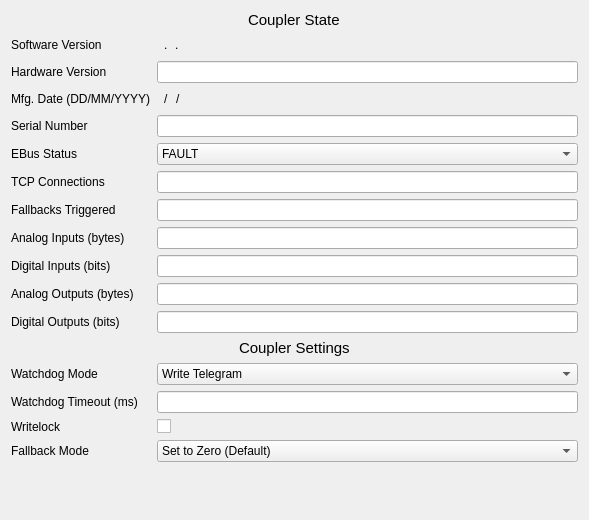
<?xml version="1.0" encoding="UTF-8"?>
<ui version="4.0">
 <class>Form</class>
 <widget class="PyDMFrame" name="Form">
  <property name="geometry">
   <rect>
    <x>0</x>
    <y>0</y>
    <width>589</width>
    <height>520</height>
   </rect>
  </property>
  <property name="windowTitle">
   <string>EK9000 Coupler Settings</string>
  </property>
  <layout class="QGridLayout" name="gridLayout">
   <item row="8" column="1">
    <widget class="PyDMLineEdit" name="PyDMLineEdit_5">
     <property name="toolTip">
      <string/>
     </property>
     <property name="readOnly">
      <bool>true</bool>
     </property>
     <property name="channel" stdset="0">
      <string>ca://${EK9K}:AnalogInputSize</string>
     </property>
    </widget>
   </item>
   <item row="10" column="1">
    <widget class="PyDMLineEdit" name="PyDMLineEdit_7">
     <property name="toolTip">
      <string/>
     </property>
     <property name="readOnly">
      <bool>true</bool>
     </property>
     <property name="channel" stdset="0">
      <string>ca://${EK9K}:AnalogOutputSize</string>
     </property>
    </widget>
   </item>
   <item row="4" column="1">
    <widget class="PyDMLineEdit" name="PyDMLineEdit_9">
     <property name="toolTip">
      <string/>
     </property>
     <property name="readOnly">
      <bool>true</bool>
     </property>
     <property name="channel" stdset="0">
      <string>ca://${EK9K}:SerialNumber</string>
     </property>
    </widget>
   </item>
   <item row="7" column="1">
    <widget class="PyDMLineEdit" name="PyDMLineEdit_4">
     <property name="toolTip">
      <string/>
     </property>
     <property name="readOnly">
      <bool>true</bool>
     </property>
     <property name="channel" stdset="0">
      <string>ca://${EK9K}:FallbacksTriggered</string>
     </property>
    </widget>
   </item>
   <item row="13" column="0" colspan="2" alignment="Qt::AlignHCenter">
    <widget class="PyDMLabel" name="PyDMLabel_20">
     <property name="font">
      <font>
       <pointsize>11</pointsize>
      </font>
     </property>
     <property name="toolTip">
      <string/>
     </property>
     <property name="text">
      <string>Coupler Settings</string>
     </property>
    </widget>
   </item>
   <item row="14" column="1">
    <widget class="PyDMEnumComboBox" name="PyDMEnumComboBox">
     <property name="toolTip">
      <string/>
     </property>
     <property name="channel" stdset="0">
      <string>ca://${EK9K}:WatchdogType</string>
     </property>
     <item>
      <property name="text">
       <string>Write Telegram</string>
      </property>
     </item>
     <item>
      <property name="text">
       <string>Telegram (Default)</string>
      </property>
     </item>
     <item>
      <property name="text">
       <string>Disable</string>
      </property>
     </item>
    </widget>
   </item>
   <item row="2" column="0">
    <widget class="PyDMLabel" name="PyDMLabel_7">
     <property name="toolTip">
      <string/>
     </property>
     <property name="text">
      <string>Hardware Version</string>
     </property>
    </widget>
   </item>
   <item row="3" column="0">
    <widget class="PyDMLabel" name="PyDMLabel_8">
     <property name="toolTip">
      <string/>
     </property>
     <property name="text">
      <string>Mfg. Date (DD/MM/YYYY)</string>
     </property>
    </widget>
   </item>
   <item row="1" column="1">
    <layout class="QHBoxLayout" name="horizontalLayout_3">
     <property name="spacing">
      <number>0</number>
     </property>
     <item>
      <widget class="PyDMLabel" name="PyDMLabel_25">
       <property name="sizePolicy">
        <sizepolicy hsizetype="Minimum" vsizetype="Preferred">
         <horstretch>0</horstretch>
         <verstretch>0</verstretch>
        </sizepolicy>
       </property>
       <property name="toolTip">
        <string/>
       </property>
       <property name="channel" stdset="0">
        <string>ca://${EK9K}:SoftwareVersionMain</string>
       </property>
      </widget>
     </item>
     <item alignment="Qt::AlignHCenter">
      <widget class="PyDMLabel" name="PyDMLabel_24">
       <property name="sizePolicy">
        <sizepolicy hsizetype="Minimum" vsizetype="Preferred">
         <horstretch>0</horstretch>
         <verstretch>0</verstretch>
        </sizepolicy>
       </property>
       <property name="toolTip">
        <string/>
       </property>
       <property name="text">
        <string>.</string>
       </property>
      </widget>
     </item>
     <item>
      <widget class="PyDMLabel" name="PyDMLabel_23">
       <property name="sizePolicy">
        <sizepolicy hsizetype="Minimum" vsizetype="Preferred">
         <horstretch>0</horstretch>
         <verstretch>0</verstretch>
        </sizepolicy>
       </property>
       <property name="toolTip">
        <string/>
       </property>
       <property name="channel" stdset="0">
        <string>ca://${EK9K}:SoftwareVersionSub</string>
       </property>
      </widget>
     </item>
     <item>
      <widget class="PyDMLabel" name="PyDMLabel_22">
       <property name="sizePolicy">
        <sizepolicy hsizetype="Minimum" vsizetype="Preferred">
         <horstretch>0</horstretch>
         <verstretch>0</verstretch>
        </sizepolicy>
       </property>
       <property name="toolTip">
        <string/>
       </property>
       <property name="text">
        <string>.</string>
       </property>
      </widget>
     </item>
     <item>
      <widget class="PyDMLabel" name="PyDMLabel_26">
       <property name="sizePolicy">
        <sizepolicy hsizetype="Minimum" vsizetype="Preferred">
         <horstretch>0</horstretch>
         <verstretch>0</verstretch>
        </sizepolicy>
       </property>
       <property name="toolTip">
        <string/>
       </property>
       <property name="channel" stdset="0">
        <string>ca://${EK9K}:SoftwareVersionBeta</string>
       </property>
      </widget>
     </item>
     <item>
      <spacer name="horizontalSpacer_2">
       <property name="orientation">
        <enum>Qt::Horizontal</enum>
       </property>
       <property name="sizeHint" stdset="0">
        <size>
         <width>40</width>
         <height>20</height>
        </size>
       </property>
      </spacer>
     </item>
    </layout>
   </item>
   <item row="10" column="0">
    <widget class="PyDMLabel" name="PyDMLabel_13">
     <property name="toolTip">
      <string/>
     </property>
     <property name="text">
      <string>Analog Outputs (bytes)</string>
     </property>
    </widget>
   </item>
   <item row="9" column="1">
    <widget class="PyDMLineEdit" name="PyDMLineEdit_6">
     <property name="toolTip">
      <string/>
     </property>
     <property name="readOnly">
      <bool>true</bool>
     </property>
     <property name="channel" stdset="0">
      <string>ca://${EK9K}:DigitalInputSize</string>
     </property>
    </widget>
   </item>
   <item row="14" column="0">
    <widget class="PyDMLabel" name="PyDMLabel">
     <property name="toolTip">
      <string/>
     </property>
     <property name="text">
      <string>Watchdog Mode</string>
     </property>
     <property name="precision" stdset="0">
      <number>0</number>
     </property>
     <property name="showUnits" stdset="0">
      <bool>false</bool>
     </property>
     <property name="precisionFromPV" stdset="0">
      <bool>true</bool>
     </property>
     <property name="alarmSensitiveContent" stdset="0">
      <bool>false</bool>
     </property>
     <property name="alarmSensitiveBorder" stdset="0">
      <bool>true</bool>
     </property>
     <property name="PyDMToolTip" stdset="0">
      <string/>
     </property>
     <property name="channel" stdset="0">
      <string/>
     </property>
    </widget>
   </item>
   <item row="3" column="1">
    <layout class="QHBoxLayout" name="horizontalLayout">
     <property name="spacing">
      <number>0</number>
     </property>
     <item>
      <widget class="PyDMLabel" name="PyDMLabel_15">
       <property name="toolTip">
        <string/>
       </property>
       <property name="channel" stdset="0">
        <string>ca://${EK9K}:DayOfMfg</string>
       </property>
      </widget>
     </item>
     <item>
      <widget class="PyDMLabel" name="PyDMLabel_18">
       <property name="toolTip">
        <string/>
       </property>
       <property name="text">
        <string>/</string>
       </property>
      </widget>
     </item>
     <item>
      <widget class="PyDMLabel" name="PyDMLabel_17">
       <property name="toolTip">
        <string/>
       </property>
       <property name="channel" stdset="0">
        <string>ca://${EK9K}:MonthOfMfg</string>
       </property>
      </widget>
     </item>
     <item>
      <widget class="PyDMLabel" name="PyDMLabel_19">
       <property name="toolTip">
        <string/>
       </property>
       <property name="text">
        <string>/</string>
       </property>
      </widget>
     </item>
     <item>
      <widget class="PyDMLabel" name="PyDMLabel_16">
       <property name="toolTip">
        <string/>
       </property>
       <property name="channel" stdset="0">
        <string>ca://${EK9K}:YearOfMfg</string>
       </property>
      </widget>
     </item>
     <item>
      <spacer name="horizontalSpacer">
       <property name="orientation">
        <enum>Qt::Horizontal</enum>
       </property>
       <property name="sizeHint" stdset="0">
        <size>
         <width>40</width>
         <height>20</height>
        </size>
       </property>
      </spacer>
     </item>
    </layout>
   </item>
   <item row="5" column="0">
    <widget class="PyDMLabel" name="PyDMLabel_9">
     <property name="toolTip">
      <string/>
     </property>
     <property name="text">
      <string>EBus Status</string>
     </property>
    </widget>
   </item>
   <item row="15" column="0">
    <widget class="PyDMLabel" name="PyDMLabel_2">
     <property name="toolTip">
      <string/>
     </property>
     <property name="text">
      <string>Watchdog Timeout (ms)</string>
     </property>
     <property name="precision" stdset="0">
      <number>0</number>
     </property>
     <property name="showUnits" stdset="0">
      <bool>false</bool>
     </property>
     <property name="precisionFromPV" stdset="0">
      <bool>true</bool>
     </property>
     <property name="alarmSensitiveContent" stdset="0">
      <bool>false</bool>
     </property>
     <property name="alarmSensitiveBorder" stdset="0">
      <bool>true</bool>
     </property>
     <property name="PyDMToolTip" stdset="0">
      <string/>
     </property>
     <property name="channel" stdset="0">
      <string/>
     </property>
    </widget>
   </item>
   <item row="6" column="1">
    <widget class="PyDMLineEdit" name="PyDMLineEdit_2">
     <property name="toolTip">
      <string/>
     </property>
     <property name="readOnly">
      <bool>true</bool>
     </property>
     <property name="channel" stdset="0">
      <string>ca://${EK9K}:TCPConnections</string>
     </property>
    </widget>
   </item>
   <item row="5" column="1">
    <widget class="PyDMEnumComboBox" name="PyDMEnumComboBox_4">
     <property name="enabled">
      <bool>true</bool>
     </property>
     <property name="toolTip">
      <string/>
     </property>
     <property name="channel" stdset="0">
      <string>ca://${EK9K}:EbusStatus</string>
     </property>
     <item>
      <property name="text">
       <string>FAULT</string>
      </property>
     </item>
     <item>
      <property name="text">
       <string>OK</string>
      </property>
     </item>
    </widget>
   </item>
   <item row="15" column="1">
    <widget class="PyDMLineEdit" name="PyDMLineEdit">
     <property name="toolTip">
      <string/>
     </property>
     <property name="channel" stdset="0">
      <string>ca://${EK9K}:WatchdogTime</string>
     </property>
    </widget>
   </item>
   <item row="18" column="0">
    <spacer name="verticalSpacer">
     <property name="orientation">
      <enum>Qt::Vertical</enum>
     </property>
     <property name="sizeHint" stdset="0">
      <size>
       <width>20</width>
       <height>40</height>
      </size>
     </property>
    </spacer>
   </item>
   <item row="11" column="1">
    <widget class="PyDMLineEdit" name="PyDMLineEdit_8">
     <property name="toolTip">
      <string/>
     </property>
     <property name="readOnly">
      <bool>true</bool>
     </property>
     <property name="channel" stdset="0">
      <string>ca://${EK9K}:DigitalOutputSize</string>
     </property>
    </widget>
   </item>
   <item row="1" column="0">
    <widget class="PyDMLabel" name="PyDMLabel_6">
     <property name="toolTip">
      <string/>
     </property>
     <property name="text">
      <string>Software Version</string>
     </property>
    </widget>
   </item>
   <item row="0" column="0" colspan="2" alignment="Qt::AlignHCenter">
    <widget class="PyDMLabel" name="PyDMLabel_21">
     <property name="font">
      <font>
       <pointsize>11</pointsize>
      </font>
     </property>
     <property name="toolTip">
      <string/>
     </property>
     <property name="text">
      <string>Coupler State</string>
     </property>
    </widget>
   </item>
   <item row="16" column="1">
    <widget class="PyDMCheckbox" name="PyDMCheckbox">
     <property name="toolTip">
      <string/>
     </property>
     <property name="channel" stdset="0">
      <string>ca://${EK9K}:WriteLock</string>
     </property>
    </widget>
   </item>
   <item row="6" column="0">
    <widget class="PyDMLabel" name="PyDMLabel_28">
     <property name="toolTip">
      <string/>
     </property>
     <property name="text">
      <string>TCP Connections</string>
     </property>
    </widget>
   </item>
   <item row="9" column="0">
    <widget class="PyDMLabel" name="PyDMLabel_12">
     <property name="toolTip">
      <string/>
     </property>
     <property name="text">
      <string>Digital Inputs (bits)</string>
     </property>
    </widget>
   </item>
   <item row="4" column="0">
    <widget class="PyDMLabel" name="PyDMLabel_27">
     <property name="toolTip">
      <string/>
     </property>
     <property name="text">
      <string>Serial Number</string>
     </property>
    </widget>
   </item>
   <item row="17" column="0">
    <widget class="PyDMLabel" name="PyDMLabel_4">
     <property name="toolTip">
      <string/>
     </property>
     <property name="text">
      <string>Fallback Mode</string>
     </property>
    </widget>
   </item>
   <item row="7" column="0">
    <widget class="PyDMLabel" name="PyDMLabel_10">
     <property name="toolTip">
      <string/>
     </property>
     <property name="text">
      <string>Fallbacks Triggered</string>
     </property>
    </widget>
   </item>
   <item row="11" column="0">
    <widget class="PyDMLabel" name="PyDMLabel_14">
     <property name="toolTip">
      <string/>
     </property>
     <property name="text">
      <string>Digital Outputs (bits)</string>
     </property>
    </widget>
   </item>
   <item row="2" column="1">
    <widget class="PyDMLineEdit" name="PyDMLineEdit_3">
     <property name="toolTip">
      <string/>
     </property>
     <property name="readOnly">
      <bool>true</bool>
     </property>
     <property name="channel" stdset="0">
      <string>ca://${EK9K}:HardwareVersion</string>
     </property>
    </widget>
   </item>
   <item row="16" column="0">
    <widget class="PyDMLabel" name="PyDMLabel_3">
     <property name="toolTip">
      <string/>
     </property>
     <property name="text">
      <string>Writelock</string>
     </property>
    </widget>
   </item>
   <item row="17" column="1">
    <widget class="PyDMEnumComboBox" name="PyDMEnumComboBox_2">
     <property name="toolTip">
      <string/>
     </property>
     <property name="channel" stdset="0">
      <string>ca://${EK9K}:FallbackMode</string>
     </property>
     <item>
      <property name="text">
       <string>Set to Zero (Default)</string>
      </property>
     </item>
     <item>
      <property name="text">
       <string>Freeze</string>
      </property>
     </item>
     <item>
      <property name="text">
       <string>Stop E-Bus</string>
      </property>
     </item>
    </widget>
   </item>
   <item row="8" column="0">
    <widget class="PyDMLabel" name="PyDMLabel_11">
     <property name="toolTip">
      <string/>
     </property>
     <property name="text">
      <string>Analog Inputs (bytes)</string>
     </property>
    </widget>
   </item>
  </layout>
 </widget>
 <customwidgets>
  <customwidget>
   <class>PyDMLabel</class>
   <extends>QLabel</extends>
   <header>pydm.widgets.label</header>
  </customwidget>
  <customwidget>
   <class>PyDMCheckbox</class>
   <extends>QCheckBox</extends>
   <header>pydm.widgets.checkbox</header>
  </customwidget>
  <customwidget>
   <class>PyDMEnumComboBox</class>
   <extends>QComboBox</extends>
   <header>pydm.widgets.enum_combo_box</header>
  </customwidget>
  <customwidget>
   <class>PyDMFrame</class>
   <extends>QFrame</extends>
   <header>pydm.widgets.frame</header>
   <container>1</container>
  </customwidget>
  <customwidget>
   <class>PyDMLineEdit</class>
   <extends>QLineEdit</extends>
   <header>pydm.widgets.line_edit</header>
  </customwidget>
 </customwidgets>
 <resources/>
 <connections/>
</ui>
